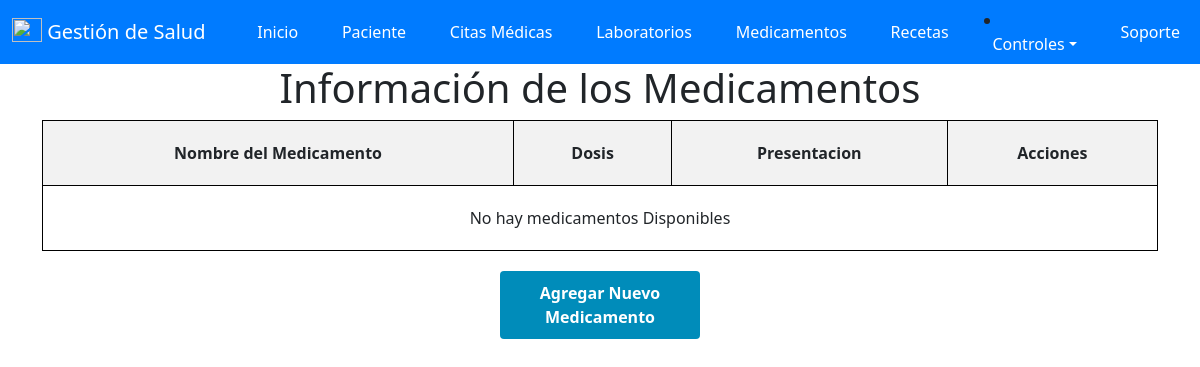
The page /medicamentos/ (signed in) on the database as committed earlier.
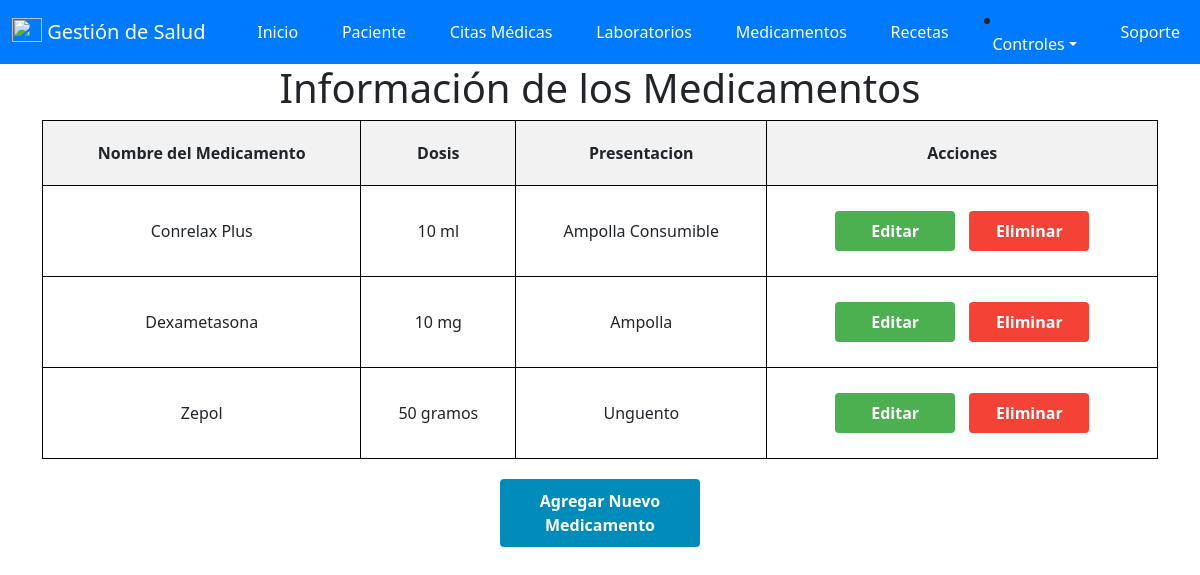
The same page on the database as committed later.
### salud/models.py (models this page shows, shortened)
class medicamento(models.Model):
    id_Medicamento = models.AutoField(primary_key=True, verbose_name='ID_Medicamento')
    nombre_Medicamento = models.CharField(max_length=50, verbose_name='Nombre')
    dosis = models.CharField(max_length=50, verbose_name='Dosis')
    presentacion = models.CharField(max_length=50, verbose_name='Presentacion')
    id_usuario = models.ForeignKey(User, on_delete=models.CASCADE)

### salud/views.py (the view)
# urls.py: path('medicamentos/', views.medicamentos, name='medicamentos'),
@login_required(login_url='/accounts/login/')
def medicamentos(request):
    medicamentos = medicamento.objects.filter(id_usuario=request.user)
    context = {
        'medicamentos': medicamentos
    }
    return render(request, 'Programar/medicamentos.html', context)

### salud/templates/Programar/medicamentos.html (shortened to what this page needs)
{% extends "base.html" %}
{% block contenido %}
<!DOCTYPE html>
<html>
<head>
</head>
<body>
    <h1>Información de los Medicamentos</h1>
    <form method="post" action="{% url 'medicamentos' %}">
        <table>
            <thead>
                <tr>
                    <th>Nombre del Medicamento</th>
                    <th>Dosis</th>
                    <th>Presentacion</th>
                    <th>Acciones</th>
                </tr>
            </thead>
            <tbody>
                {% for medicamento in medicamentos %}
                <tr>
                    <td>{{medicamento.nombre_Medicamento}}</td>
                    <td>{{medicamento.dosis}}</td>
                    <td>{{medicamento.presentacion }}</td>
                    <td>
                        <a href= "{% url 'editar_medicamentos' medicamento.id_Medicamento %}"class="button edit-button">Editar</a>
                        <a href="{% url 'eliminar_medicamentos' medicamento.id_Medicamento %}" class="button delete-button" onclick="return confirm('¿Estás seguro de que deseas eliminar este Medicamento?');">Eliminar</a>
                    </td>
                </tr>
                {% empty %}
                <tr>
                    <td colspan="6">No hay medicamentos Disponibles</td>
                </tr>
                {% endfor %}
            </tbody>
        </table>
        <a href="{% url 'agregar_medicamentos' %}" class="button add-button">Agregar Nuevo Medicamento</a>
    </form>
</body>
</html>
{% endblock %}

Rows that differ between the two databases and show on the page:
added medicamento: nombre_Medicamento "Conrelax Plus", dosis "10 ml", presentacion "Ampolla Consumible"
added medicamento: nombre_Medicamento "Dexametasona", dosis "10 mg", presentacion "Ampolla"
added medicamento: nombre_Medicamento "Zepol", dosis "50 gramos", presentacion "Unguento"
Other text that changed with them:
text no longer shown: "No hay medicamentos Disponibles"
